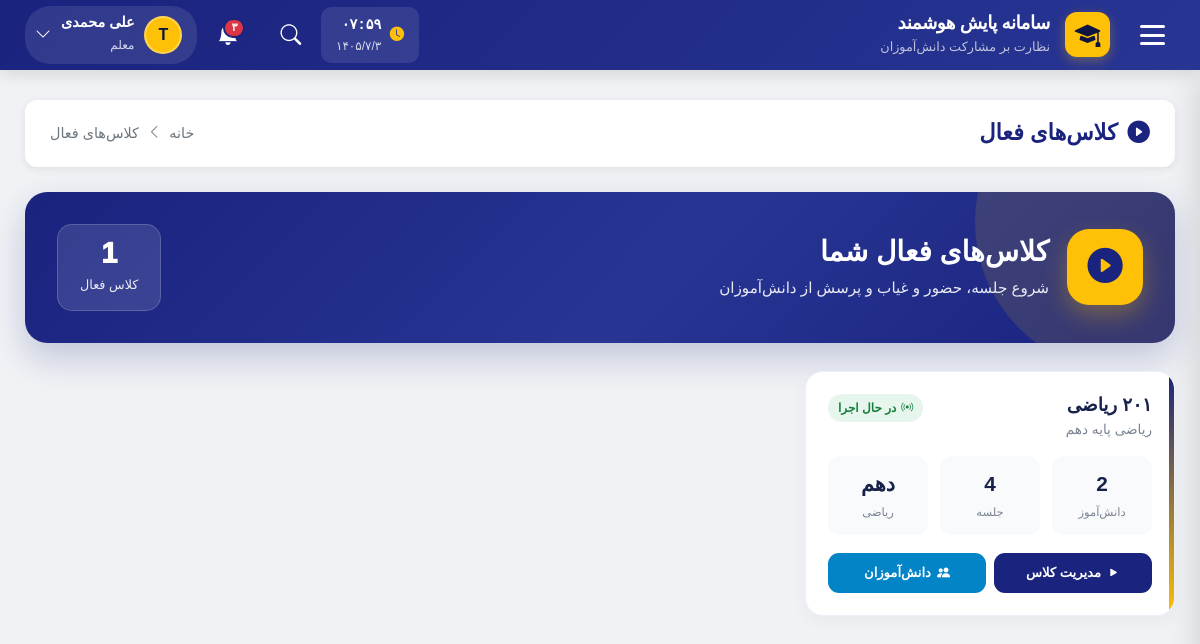
Screenshot of /teacher/classes/ (signed in) with the database file from the repository.
### accounts/models.py (models this page shows, shortened)
class User(AbstractUser):
    ROLE_CHOICES = (
        ('student', 'دانش آموز'),
        ('teacher', 'معلم'),
        ('assistant', 'معاون'),
        ('principal', 'مدیر مدرسه'),
        ('district_admin', 'مسئول منطقه'),
        ('county_admin', 'مسئول شهرستان'),
        ('province_admin', 'مسئول استان'),
        ('country_admin', 'مسئول کشور'),
    )
    role = models.CharField(max_length=20, choices=ROLE_CHOICES, default='student')
    national_id = models.CharField(
        max_length=10,
        unique=True,
        null=True,
        blank=True,
        verbose_name="کد ملی"
    )
    class Meta:
        verbose_name = "کاربر"
        verbose_name_plural = "کاربران"

### dashboard/models.py (models this page shows, shortened)
class Classroom(models.Model):
    GRADE_CHOICES = (
        ('10', 'دهم'),
        ('11', 'یازدهم'),
        ('12', 'دوازدهم'),
    )
    FIELD_CHOICES = (
        ('computer', 'کامپیوتر'),
        ('electrical', 'برق'),
        ('mechanical', 'مکانیک'),
        ('accounting', 'حسابداری'),
        ('math', 'ریاضی'),
        ('experimental', 'تجربی'),
        ('humanities', 'انسانی'),
    )
    name = models.CharField(max_length=100, verbose_name="نام کلاس")
    subject = models.CharField(max_length=100, verbose_name="درس")
    grade = models.CharField(
        max_length=2,
        choices=GRADE_CHOICES,
        default='10',
        verbose_name="پایه تحصیلی"
    )
    field = models.CharField(
        max_length=20,
        choices=FIELD_CHOICES,
        default='math',
        verbose_name="رشته تحصیلی"
    )
    teacher_name = models.CharField(
        max_length=100,
        verbose_name="نام معلم"
    )
    teacher = models.ForeignKey(
        User,
        on_delete=models.SET_NULL,
        null=True,
        blank=True,
        related_name='taught_classes',
        verbose_name="کاربر معلم (اختیاری)"
    )
    students = models.ManyToManyField(
        User,
        related_name='enrolled_classes',
        blank=True,
        verbose_name="دانش‌آموزان"
    )
    created_at = models.DateTimeField(auto_now_add=True)
    class Meta:
        verbose_name = "کلاس"
        verbose_name_plural = "کلاس‌ها"

### dashboard/views.py (the view)
# urls.py: path('teacher/classes/', views.teacher_active_classes, name='teacher_active_classes'),
@teacher_required
def teacher_active_classes(request):
    classrooms = get_teacher_classrooms(request.user).annotate(
        students_count=Count('students', distinct=True),
        sessions_count=Count('sessions', distinct=True),
        active_requests=Count(
            'attendance_requests',
            filter=Q(attendance_requests__status='active'),
            distinct=True
        )
    )
    active_sessions = ClassSession.objects.filter(
        classroom__teacher=request.user
    ).order_by('-session_date')
    context = {
        'classrooms': classrooms,
        'active_sessions': active_sessions[:5],
        'total_classrooms': classrooms.count(),
        'title': 'کلاس‌های فعال',
    }
    return render(request, 'dashboard/teacher/active_classes.html', context)

### dashboard/views.py (called while the page is built)
def teacher_required(view_func):
    @wraps(view_func)
    def wrapper(request, *args, **kwargs):
        if not request.user.is_authenticated:
            return redirect('accounts:login')
        if request.user.role != 'teacher':
            messages.error(request, 'دسترسی فقط برای معلم مجاز است.')
            return redirect('dashboard:home')
        return view_func(request, *args, **kwargs)
    return wrapper

def get_teacher_classrooms(user):
    return Classroom.objects.filter(teacher=user).order_by('name')

### dashboard/templates/dashboard/teacher/active_classes.html (shortened to what this page needs)
{% extends 'base.html' %}
{% block content %}
<div class="ac-page">
    <div class="page-breadcrumb">
        <h1 class="breadcrumb-title">
            <i class="bi bi-play-circle-fill"></i>
            کلاس‌های فعال
        </h1>
        <div class="breadcrumb-nav">
            <a href="{% url 'dashboard:home' %}">خانه</a>
            <i class="bi bi-chevron-left"></i>
            <span>کلاس‌های فعال</span>
        </div>
    </div>
    <div class="ac-hero">
        <div class="ac-hero-content">
            <div class="ac-hero-title">
                <div class="ac-hero-icon">
                    <i class="bi bi-play-circle-fill"></i>
                </div>
                <div class="ac-hero-text">
                    <h2>کلاس‌های فعال شما</h2>
                    <p>شروع جلسه، حضور و غیاب و پرسش از دانش‌آموزان</p>
                </div>
            </div>
            <div class="ac-stats">
                <div class="ac-stat-box">
                    <span class="ac-stat-value">{{ total_classrooms }}</span>
                    <span class="ac-stat-label">کلاس فعال</span>
                </div>
            </div>
        </div>
    </div>
    {% if classrooms %}
    <div class="ac-grid">
        {% for classroom in classrooms %}
        <div class="ac-card">
            <div class="ac-card-body">
                <div class="ac-card-header">
                    <div>
                        <h4 class="ac-card-title">{{ classroom.name }}</h4>
                        <div class="ac-card-subject">{{ classroom.subject }}</div>
                    </div>
                    {% if classroom.active_requests > 0 %}
                        <span class="ac-active-badge active">
                            <i class="bi bi-broadcast"></i>
                            در حال اجرا
                        </span>
                    {% else %}
                        <span class="ac-active-badge inactive">
                            <i class="bi bi-pause-circle"></i>
                            آماده
                        </span>
                    {% endif %}
                </div>
                <div class="ac-card-stats">
                    <div class="ac-mini-stat">
                        <span class="ac-mini-stat-value">{{ classroom.students_count }}</span>
                        <span class="ac-mini-stat-label">دانش‌آموز</span>
                    </div>
                    <div class="ac-mini-stat">
                        <span class="ac-mini-stat-value">{{ classroom.sessions_count }}</span>
                        <span class="ac-mini-stat-label">جلسه</span>
                    </div>
                    <div class="ac-mini-stat">
                        <span class="ac-mini-stat-value">{{ classroom.get_grade_display }}</span>
                        <span class="ac-mini-stat-label">{{ classroom.get_field_display }}</span>
                    </div>
                </div>
                <div class="ac-card-actions">
                    <a href="{% url 'dashboard:teacher_class_detail' classroom.id %}" class="ac-btn primary">
                        <i class="bi bi-play-fill"></i>
                        مدیریت کلاس
                    </a>
                    <a href="{% url 'dashboard:teacher_class_students' classroom.id %}" class="ac-btn info">
                        <i class="bi bi-people-fill"></i>
                        دانش‌آموزان
                    </a>
                </div>
            </div>
        </div>
        {% endfor %}
    </div>
    {% endif %}
</div>
{% endblock %}

### templates/base.html (shortened to what this page needs)
{% load django_bootstrap5 %}
<!DOCTYPE html>
<html lang="fa" dir="rtl">
<head>
    {% bootstrap_css %}
    <link rel="stylesheet" href="https://cdn.jsdelivr.net/npm/bootstrap-icons@1.11.1/font/bootstrap-icons.css">
    <link href="https://cdn.jsdelivr.net/gh/rastikerdar/vazirmatn@v33.003/Vazirmatn-font-face.css" rel="stylesheet" />
</head>
<body>
    <header class="main-header">
        <button class="hamburger-btn" id="menuToggle" title="منوی اصلی">
            <div class="hamburger-icon">
                <span></span>
                <span></span>
                <span></span>
            </div>
        </button>
        <a href="{% url 'dashboard:home' %}" class="header-brand">
            <div class="brand-icon">
                <i class="bi bi-mortarboard-fill"></i>
            </div>
            <div class="brand-text">
                <h5>سامانه پایش هوشمند</h5>
                <small>نظارت بر مشارکت دانش‌آموزان</small>
            </div>
        </a>
        <div class="header-actions">
            <div class="header-clock" id="headerClock">
                <i class="bi bi-clock-fill"></i>
                <div>
                    <div class="clock-time">--:--</div>
                    <div class="clock-date">--/--/--</div>
                </div>
            </div>
            <div class="header-search">
                <button class="search-toggle" id="searchToggle">
                    <i class="bi bi-search"></i>
                </button>
            </div>
            <div style="position: relative;">
                <button class="header-action-btn" id="notificationToggle">
                    <span class="badge-notification">۳</span>
                </button>
            </div>
            <div class="user-dropdown">
                <button class="user-menu-btn" id="userMenuToggle">
                    <div class="user-avatar">
                        {{ user.username|first|upper }}
                    </div>
                    <div class="user-info">
                        <span class="name">{{ user.get_full_name|default:user.username }}</span>
                        <span class="role">{{ user.get_role_display }}</span>
                    </div>
                    <i class="bi bi-chevron-down"></i>
                </button>
            </div>
        </div>
    </header>
    <main class="main-content">
        {% block content %}
        {% endblock %}
    </main>
</body>
</html>

### dashboard/templates/dashboard/teacher/active_classes.html (style rules this page uses)
.ac-page { --ac-primary: #1a237e; --ac-secondary: #ffc107; --ac-success: #16a34a; --ac-danger: #dc2626; --ac-info: #0284c7; }
.ac-hero { background: linear-gradient(135deg, #1a237e 0%, #283593 55%, #1a237e 100%); color: white; border-radius: 22px; padding: 32px; margin-bottom: 28px; position: relative; overflow: hidden; box-shadow: 0 15px 35px rgba(26, 35, 126, 0.22); }
.ac-hero::before { content: ''; position: absolute; width: 300px; height: 300px; border-radius: 50%; background: rgba(255, 193, 7, 0.12); top: -120px; right: -100px; }
.ac-hero-content { position: relative; z-index: 1; display: flex; justify-content: space-between; align-items: center; flex-wrap: wrap; gap: 20px; }
.ac-hero-title { display: flex; align-items: center; gap: 18px; }
.ac-hero-icon { width: 76px; height: 76px; background: var(--ac-secondary); border-radius: 22px; display: flex; align-items: center; justify-content: center; font-size: 2.2rem; color: var(--ac-primary); box-shadow: 0 10px 25px rgba(255, 193, 7, 0.3); }
.ac-hero-text h2 { margin: 0 0 8px 0; font-size: 1.75rem; font-weight: 900; }
.ac-hero-text p { margin: 0; opacity: 0.9; font-size: 0.95rem; }
.ac-stats { display: flex; gap: 14px; flex-wrap: wrap; }
.ac-stat-box { background: rgba(255, 255, 255, 0.12); border: 1px solid rgba(255, 255, 255, 0.18); border-radius: 15px; padding: 14px 22px; text-align: center; }
.ac-stat-value { font-size: 1.8rem; font-weight: 950; display: block; line-height: 1; margin-bottom: 4px; }
.ac-stat-label { font-size: 0.8rem; opacity: 0.9; }
.ac-grid { display: grid; grid-template-columns: repeat(auto-fill, minmax(340px, 1fr)); gap: 20px; }
.ac-card { background: white; border-radius: 18px; border: 1px solid #edf1f8; box-shadow: 0 6px 18px rgba(15, 23, 42, 0.04); overflow: hidden; transition: all 0.25s ease; position: relative; }
.ac-card::before { content: ''; position: absolute; top: 0; bottom: 0; right: 0; width: 5px; background: linear-gradient(180deg, var(--ac-primary), var(--ac-secondary)); }
.ac-card-body { padding: 22px; }
.ac-card-header { display: flex; justify-content: space-between; align-items: flex-start; margin-bottom: 16px; }
.ac-card-title { font-size: 1.15rem; font-weight: 800; color: #17224a; margin: 0 0 4px 0; }
.ac-card-subject { font-size: 0.85rem; color: #7b8494; }
.ac-active-badge { display: inline-flex; align-items: center; gap: 5px; padding: 5px 10px; border-radius: 999px; font-size: 0.75rem; font-weight: 700; }
.ac-active-badge.active { background: rgba(22, 163, 74, 0.10); color: #15803d; }
.ac-card-stats { display: grid; grid-template-columns: repeat(3, 1fr); gap: 12px; margin-bottom: 18px; }
.ac-mini-stat { background: #f8fafc; border-radius: 12px; padding: 12px; text-align: center; }
.ac-mini-stat-value { font-size: 1.3rem; font-weight: 900; color: #17224a; display: block; }
.ac-mini-stat-label { font-size: 0.72rem; color: #7b8494; }
.ac-card-actions { display: flex; gap: 8px; flex-wrap: wrap; }
.ac-btn { flex: 1; padding: 10px 14px; border-radius: 11px; font-weight: 700; font-size: 0.82rem; border: none; cursor: pointer; display: inline-flex; align-items: center; justify-content: center; gap: 6px; transition: all 0.2s ease; text-decoration: none; }
.ac-btn.primary { background: var(--ac-primary); color: white; }
.ac-btn.info { background: var(--ac-info); color: white; }

### rows the page displays
User: username|first "T", get_full_name "علی محمدی", role "معلم"
Classroom: name "۲۰۱ ریاضی", subject "ریاضی پایه دهم", shows "در حال اجرا", students_count "2", sessions_count "4", grade "دهم", field "ریاضی"

### other values shown
{{ total_classrooms }} "1"
